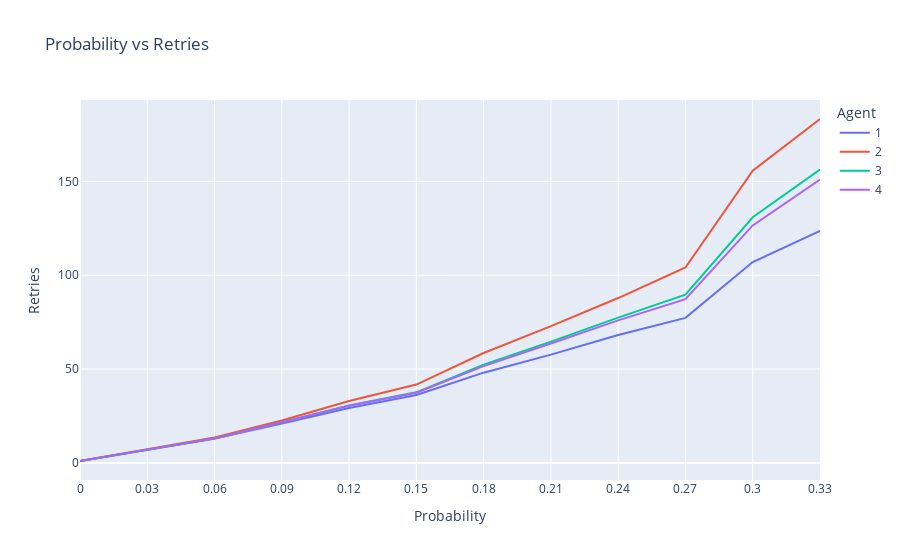

The code cell stored with this chart in its notebook:
### Code cell
fig1 = px.line(avg_results_df, x="Probability", y="Retries", color="Agent", title='Probability vs Retries')
fig1.update_xaxes(dtick=0.03)
fig1.show()

plotly.io.write_image(fig1, file="./images/prob_retries.png", scale=5)

### Figure 1 — Plotly figure (JSON) as saved in the notebook; plotly's stock layout.template omitted (floating-point values rounded to 4 significant figures)
{"data": [{"hovertemplate": "Agent=1<br>Probability=%{x}<br>Retries=%{y}<extra></extra>", "legendgroup": "1", "line": {"color": "#636efa", "dash": "solid"}, "marker": {"symbol": "circle"}, "mode": "lines", "name": "1", "orientation": "v", "showlegend": true, "type": "scatter", "x": [0, 0.03, 0.06, 0.09, 0.12, 0.15, 0.18, 0.21, 0.24, 0.27, 0.3, 0.33], "xaxis": "x", "y": [1, 6.967, 12.93, 20.97, 29.2, 36.13, 48.07, 57.67, 68.17, 77.27, 107, 123.7], "yaxis": "y"}, {"hovertemplate": "Agent=2<br>Probability=%{x}<br>Retries=%{y}<extra></extra>", "legendgroup": "2", "line": {"color": "#EF553B", "dash": "solid"}, "marker": {"symbol": "circle"}, "mode": "lines", "name": "2", "orientation": "v", "showlegend": true, "type": "scatter", "x": [0, 0.03, 0.06, 0.09, 0.12, 0.15, 0.18, 0.21, 0.24, 0.27, 0.3, 0.33], "xaxis": "x", "y": [1, 7.067, 13.5, 22.6, 32.93, 41.73, 58.53, 72.9, 87.83, 104.1, 155.7, 183.2], "yaxis": "y"}, {"hovertemplate": "Agent=3<br>Probability=%{x}<br>Retries=%{y}<extra></extra>", "legendgroup": "3", "line": {"color": "#00cc96", "dash": "solid"}, "marker": {"symbol": "circle"}, "mode": "lines", "name": "3", "orientation": "v", "showlegend": true, "type": "scatter", "x": [0, 0.03, 0.06, 0.09, 0.12, 0.15, 0.18, 0.21, 0.24, 0.27, 0.3, 0.33], "xaxis": "x", "y": [1, 6.9, 12.97, 21.63, 30.57, 37.6, 52.37, 64.63, 77.4, 89.63, 130.9, 156.3], "yaxis": "y"}, {"hovertemplate": "Agent=4<br>Probability=%{x}<br>Retries=%{y}<extra></extra>", "legendgroup": "4", "line": {"color": "#ab63fa", "dash": "solid"}, "marker": {"symbol": "circle"}, "mode": "lines", "name": "4", "orientation": "v", "showlegend": true, "type": "scatter", "x": [0, 0.03, 0.06, 0.09, 0.12, 0.15, 0.18, 0.21, 0.24, 0.27, 0.3, 0.33], "xaxis": "x", "y": [1, 6.9, 12.97, 21.6, 30.43, 37.37, 51.53, 63.6, 75.93, 87.2, 126.5, 151.0], "yaxis": "y"}], "layout": {"legend": {"title": {"text": "Agent"}, "tracegroupgap": 0}, "title": {"text": "Probability vs Retries"}, "xaxis": {"anchor": "y", "domain": [0, 1], "dtick": 0.03, "title": {"text": "Probability"}}, "yaxis": {"anchor": "x", "domain": [0, 1], "title": {"text": "Retries"}}}}
